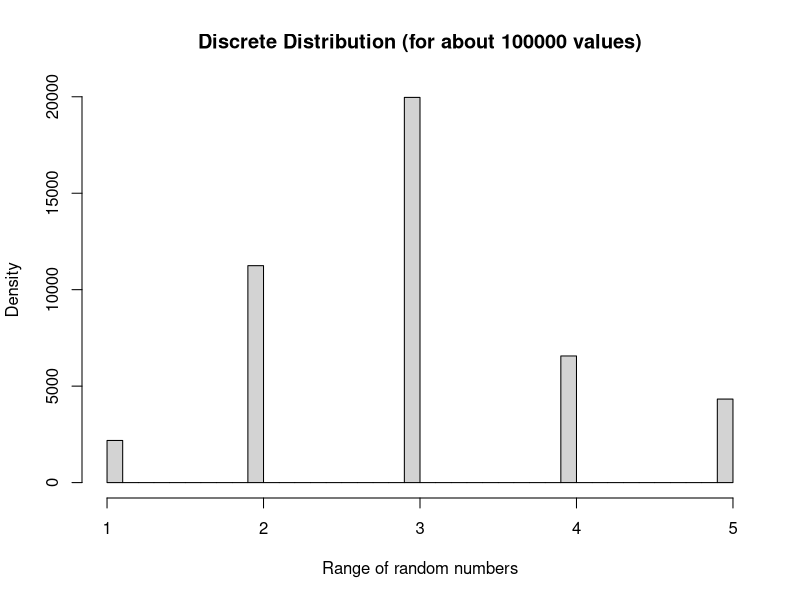

The R script that drew this image:
#Discrete acceptance rejection method
n <- 100000	 #No of values generated, taking 1000 as 10 is too small for any measurement
p <- c(0.05, 0.25, 0.45, 0.15, 0.10)
x <- c(1:5)
c <- max(p)/0.2

u <- runif(n)
v <- runif(n)
y <- as.integer(5*u) + 1

rd <- y[ v*0.45 < p[y] ]

#print(rd)

cat("Mean, Theoretical = ", sum(p*x), ", Stimulated = ", mean(rd), "\n")
cat("Variance, Theoretical = ", (sum(p*x^2) - 9), ", Stimulated = ", var(rd), "\n")
hist(rd, main="Discrete Distribution (for about 100000 values)", xlab="Range of random numbers", ylab="Density", breaks=50)
dev.copy(png,"plot3b.png");
dev.off ();
rm(list = ls())